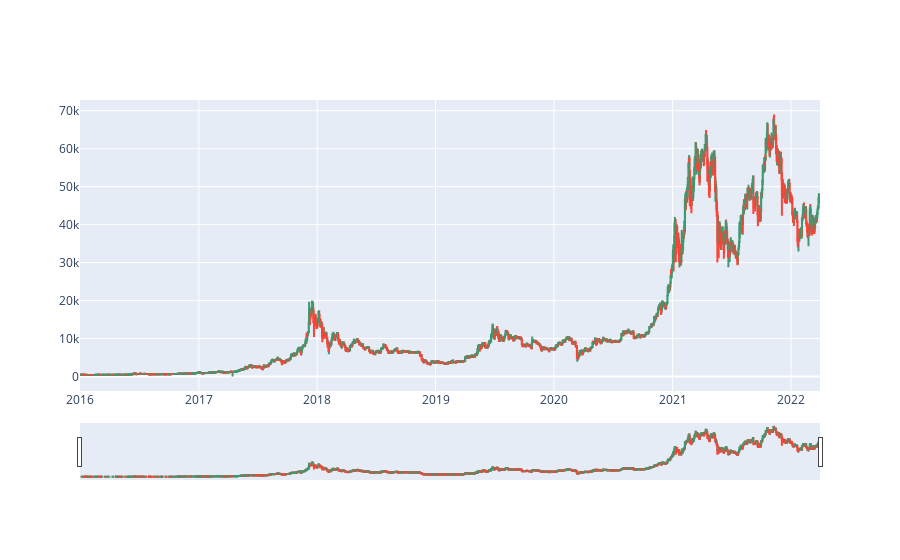

Notebook cell for this chart:
### Code cell
fig.show()

### Figure 1 — Plotly figure (JSON) as saved in the notebook; plotly's stock layout.template omitted (floating-point values rounded to 4 significant figures; data arrays with more than 128 entries replaced by an {"elided": "..."} marker saying what was removed)
{"data": [{"close": {"elided": "2506 float values"}, "high": {"elided": "2506 float values"}, "low": {"elided": "2506 float values"}, "open": {"elided": "2506 float values"}, "type": "candlestick", "x": {"elided": "2506 str values"}}], "layout": {}}
